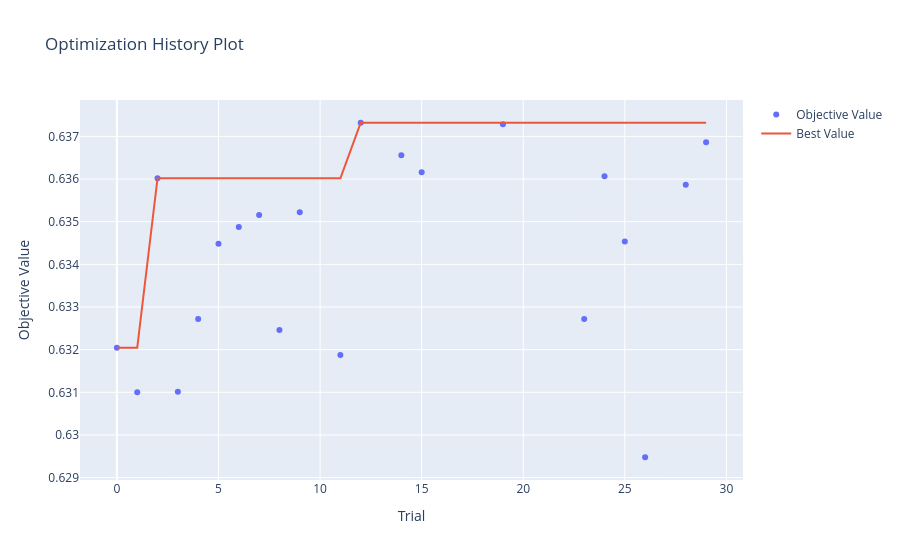
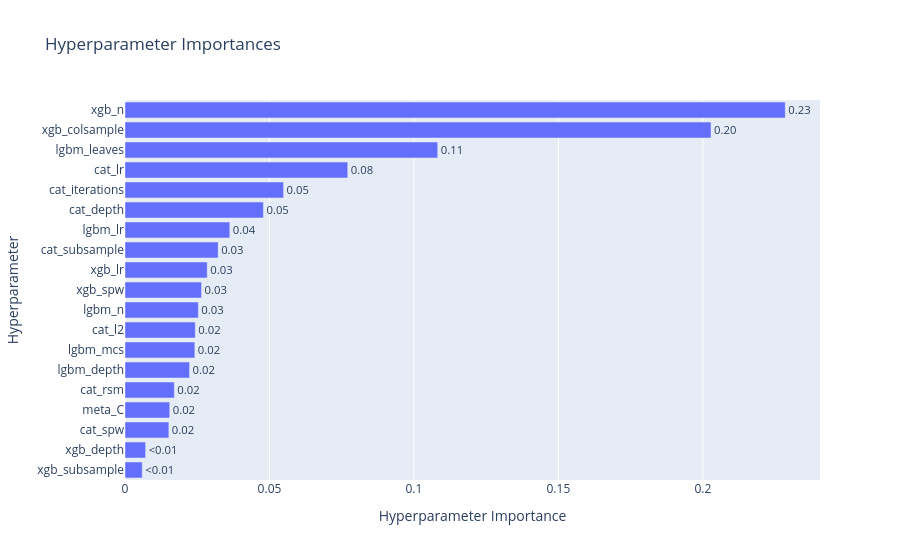
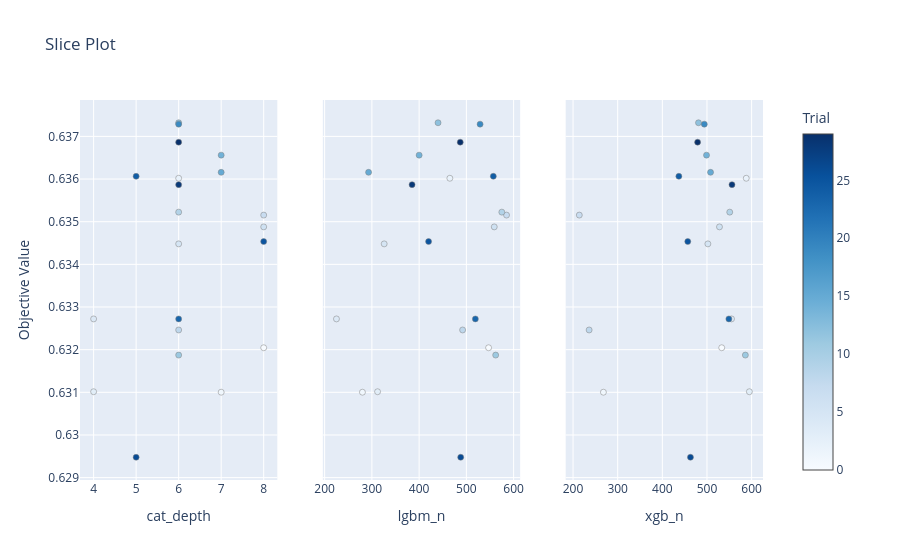
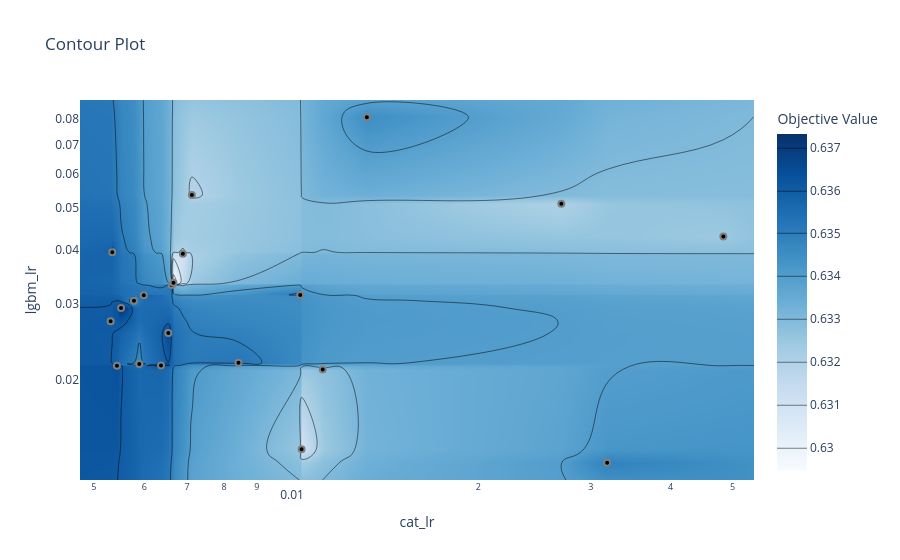

Notebook source saved alongside these figures, in order:
### Code cell
# История оптимизации
vis.plot_optimization_history(study).show()

# Важность параметров
vis.plot_param_importances(study).show()

# Slice plot — как каждый параметр влияет на F1
vis.plot_slice(study, params=['cat_depth', 'lgbm_n', 'xgb_n']).show()

# Contour — взаимодействие пар параметров
vis.plot_contour(study, params=['cat_lr', 'lgbm_lr']).show()

### Figure 1 — Plotly figure (JSON) as saved in the notebook; plotly's stock layout.template omitted (floating-point values rounded to 4 significant figures)
{"data": [{"mode": "markers", "name": "Objective Value", "type": "scatter", "x": [0, 1, 2, 3, 4, 5, 6, 7, 8, 9, 11, 12, 14, 15, 19, 23, 24, 25, 26, 28, 29], "y": [0.632, 0.631, 0.636, 0.631, 0.6327, 0.6345, 0.6349, 0.6352, 0.6325, 0.6352, 0.6319, 0.6373, 0.6366, 0.6362, 0.6373, 0.6327, 0.6361, 0.6345, 0.6295, 0.6359, 0.6369]}, {"mode": "lines", "name": "Best Value", "type": "scatter", "x": [0, 1, 2, 3, 4, 5, 6, 7, 8, 9, 10, 11, 12, 13, 14, 15, 16, 17, 18, 19, 20, 21, 22, 23, 24, 25, 26, 27, 28, 29], "y": [0.632, 0.632, 0.636, 0.636, 0.636, 0.636, 0.636, 0.636, 0.636, 0.636, 0.636, 0.636, 0.6373, 0.6373, 0.6373, 0.6373, 0.6373, 0.6373, 0.6373, 0.6373, 0.6373, 0.6373, 0.6373, 0.6373, 0.6373, 0.6373, 0.6373, 0.6373, 0.6373, 0.6373]}, {"marker": {"color": "#cccccc"}, "mode": "markers", "name": "Infeasible Trial", "showlegend": false, "type": "scatter", "x": [], "y": []}], "layout": {"title": {"text": "Optimization History Plot"}, "xaxis": {"title": {"text": "Trial"}}, "yaxis": {"title": {"text": "Objective Value"}}}}

### Figure 2 — Plotly figure (JSON) as saved in the notebook; plotly's stock layout.template omitted (floating-point values rounded to 4 significant figures)
{"data": [{"cliponaxis": false, "hovertemplate": ["xgb_subsample (FloatDistribution): 0.005978070240859389<extra></extra>", "xgb_depth (IntDistribution): 0.007138696175191602<extra></extra>", "cat_spw (FloatDistribution): 0.015175521362590006<extra></extra>", "meta_C (FloatDistribution): 0.015467736711227443<extra></extra>", "cat_rsm (FloatDistribution): 0.017076656137190917<extra></extra>", "lgbm_depth (IntDistribution): 0.022342674068056366<extra></extra>", "lgbm_mcs (IntDistribution): 0.024167371432029024<extra></extra>", "cat_l2 (FloatDistribution): 0.0243303718063671<extra></extra>", "lgbm_n (IntDistribution): 0.02538797562905596<extra></extra>", "xgb_spw (FloatDistribution): 0.026498139652603767<extra></extra>", "xgb_lr (FloatDistribution): 0.02846366437860852<extra></extra>", "cat_subsample (FloatDistribution): 0.03223152504586536<extra></extra>", "lgbm_lr (FloatDistribution): 0.03626774441979484<extra></extra>", "cat_depth (IntDistribution): 0.04790598686745258<extra></extra>", "cat_iterations (IntDistribution): 0.05488632644596383<extra></extra>", "cat_lr (FloatDistribution): 0.07710271840939999<extra></extra>", "lgbm_leaves (IntDistribution): 0.10823655027278212<extra></extra>", "xgb_colsample (FloatDistribution): 0.20282812921774682<extra></extra>", "xgb_n (IntDistribution): 0.22851414172721435<extra></extra>"], "name": "Objective Value", "orientation": "h", "text": ["<0.01", "<0.01", "0.02", "0.02", "0.02", "0.02", "0.02", "0.02", "0.03", "0.03", "0.03", "0.03", "0.04", "0.05", "0.05", "0.08", "0.11", "0.20", "0.23"], "textposition": "outside", "type": "bar", "x": [0.005978, 0.007139, 0.01518, 0.01547, 0.01708, 0.02234, 0.02417, 0.02433, 0.02539, 0.0265, 0.02846, 0.03223, 0.03627, 0.04791, 0.05489, 0.0771, 0.1082, 0.2028, 0.2285], "y": ["xgb_subsample", "xgb_depth", "cat_spw", "meta_C", "cat_rsm", "lgbm_depth", "lgbm_mcs", "cat_l2", "lgbm_n", "xgb_spw", "xgb_lr", "cat_subsample", "lgbm_lr", "cat_depth", "cat_iterations", "cat_lr", "lgbm_leaves", "xgb_colsample", "xgb_n"]}], "layout": {"title": {"text": "Hyperparameter Importances"}, "xaxis": {"title": {"text": "Hyperparameter Importance"}}, "yaxis": {"title": {"text": "Hyperparameter"}}}}

### Figure 3 — Plotly figure (JSON) as saved in the notebook; plotly's stock layout.template omitted (floating-point values rounded to 4 significant figures)
{"data": [{"marker": {"color": [0, 1, 2, 3, 4, 5, 6, 7, 8, 9, 11, 12, 14, 15, 19, 23, 24, 25, 26, 28, 29], "colorbar": {"title": {"text": "Trial"}, "x": 1, "xpad": 40}, "colorscale": [[0, "rgb(247,251,255)"], [0.125, "rgb(222,235,247)"], [0.25, "rgb(198,219,239)"], [0.375, "rgb(158,202,225)"], [0.5, "rgb(107,174,214)"], [0.625, "rgb(66,146,198)"], [0.75, "rgb(33,113,181)"], [0.875, "rgb(8,81,156)"], [1, "rgb(8,48,107)"]], "line": {"color": "Grey", "width": 0.5}, "showscale": true}, "mode": "markers", "name": "Feasible Trial", "showlegend": false, "type": "scatter", "x": [8, 7, 6, 4, 4, 6, 8, 8, 6, 6, 6, 6, 7, 7, 6, 6, 5, 8, 5, 6, 6], "xaxis": "x", "y": [0.632, 0.631, 0.636, 0.631, 0.6327, 0.6345, 0.6349, 0.6352, 0.6325, 0.6352, 0.6319, 0.6373, 0.6366, 0.6362, 0.6373, 0.6327, 0.6361, 0.6345, 0.6295, 0.6359, 0.6369], "yaxis": "y"}, {"marker": {"color": [0, 1, 2, 3, 4, 5, 6, 7, 8, 9, 11, 12, 14, 15, 19, 23, 24, 25, 26, 28, 29], "colorbar": {"title": {"text": "Trial"}, "x": 1, "xpad": 40}, "colorscale": [[0, "rgb(247,251,255)"], [0.125, "rgb(222,235,247)"], [0.25, "rgb(198,219,239)"], [0.375, "rgb(158,202,225)"], [0.5, "rgb(107,174,214)"], [0.625, "rgb(66,146,198)"], [0.75, "rgb(33,113,181)"], [0.875, "rgb(8,81,156)"], [1, "rgb(8,48,107)"]], "line": {"color": "Grey", "width": 0.5}, "showscale": false}, "mode": "markers", "name": "Feasible Trial", "showlegend": false, "type": "scatter", "x": [547, 280, 465, 312, 225, 326, 559, 585, 492, 575, 562, 440, 400, 293, 529, 519, 557, 420, 488, 385, 487], "xaxis": "x2", "y": [0.632, 0.631, 0.636, 0.631, 0.6327, 0.6345, 0.6349, 0.6352, 0.6325, 0.6352, 0.6319, 0.6373, 0.6366, 0.6362, 0.6373, 0.6327, 0.6361, 0.6345, 0.6295, 0.6359, 0.6369], "yaxis": "y2"}, {"marker": {"color": [0, 1, 2, 3, 4, 5, 6, 7, 8, 9, 11, 12, 14, 15, 19, 23, 24, 25, 26, 28, 29], "colorbar": {"title": {"text": "Trial"}, "x": 1, "xpad": 40}, "colorscale": [[0, "rgb(247,251,255)"], [0.125, "rgb(222,235,247)"], [0.25, "rgb(198,219,239)"], [0.375, "rgb(158,202,225)"], [0.5, "rgb(107,174,214)"], [0.625, "rgb(66,146,198)"], [0.75, "rgb(33,113,181)"], [0.875, "rgb(8,81,156)"], [1, "rgb(8,48,107)"]], "line": {"color": "Grey", "width": 0.5}, "showscale": false}, "mode": "markers", "name": "Feasible Trial", "showlegend": false, "type": "scatter", "x": [533, 268, 588, 595, 555, 502, 528, 214, 236, 551, 586, 481, 499, 508, 494, 549, 437, 457, 463, 556, 479], "xaxis": "x3", "y": [0.632, 0.631, 0.636, 0.631, 0.6327, 0.6345, 0.6349, 0.6352, 0.6325, 0.6352, 0.6319, 0.6373, 0.6366, 0.6362, 0.6373, 0.6327, 0.6361, 0.6345, 0.6295, 0.6359, 0.6369], "yaxis": "y3"}], "layout": {"title": {"text": "Slice Plot"}, "xaxis": {"anchor": "y", "domain": [0, 0.2889], "title": {"text": "cat_depth"}}, "xaxis2": {"anchor": "y2", "domain": [0.3556, 0.6444], "title": {"text": "lgbm_n"}}, "xaxis3": {"anchor": "y3", "domain": [0.7111, 1], "title": {"text": "xgb_n"}}, "yaxis": {"anchor": "x", "domain": [0, 1], "title": {"text": "Objective Value"}}, "yaxis2": {"anchor": "x2", "domain": [0, 1], "matches": "y", "showticklabels": false}, "yaxis3": {"anchor": "x3", "domain": [0, 1], "matches": "y", "showticklabels": false}}}

### Figure 4 — Plotly figure (JSON) as saved in the notebook; plotly's stock layout.template omitted (floating-point values rounded to 4 significant figures; data arrays with more than 128 entries replaced by an {"elided": "..."} marker saying what was removed)
{"data": [{"colorbar": {"title": {"text": "Objective Value"}}, "colorscale": [[0, "rgb(247,251,255)"], [0.125, "rgb(222,235,247)"], [0.25, "rgb(198,219,239)"], [0.375, "rgb(158,202,225)"], [0.5, "rgb(107,174,214)"], [0.625, "rgb(66,146,198)"], [0.75, "rgb(33,113,181)"], [0.875, "rgb(8,81,156)"], [1, "rgb(8,48,107)"]], "connectgaps": true, "contours": {"coloring": "heatmap"}, "hoverinfo": "none", "line": {"smoothing": 1.3}, "reversescale": false, "type": "contour", "x": [0.004758, 0.005313, 0.005344, 0.005435, 0.005516, 0.005779, 0.005891, 0.005988, 0.006371, 0.006541, 0.006622, 0.006664, 0.006894, 0.007121, 0.008423, 0.01052, 0.01058, 0.01141, 0.01338, 0.02698, 0.03182, 0.04837, 0.05402], "y": [0.01175, 0.01288, 0.01383, 0.02114, 0.02158, 0.02162, 0.02178, 0.02193, 0.02566, 0.02734, 0.02931, 0.03048, 0.03136, 0.03142, 0.03312, 0.03353, 0.03912, 0.03944, 0.04289, 0.05106, 0.0535, 0.08083, 0.0886], "z": {"elided": "23x23 float values"}}, {"marker": {"color": "black", "line": {"color": "Gray", "width": 2}}, "mode": "markers", "name": "Feasible Trial", "showlegend": false, "type": "scatter", "x": [0.02698, 0.006894, 0.006622, 0.01058, 0.01141, 0.01338, 0.03182, 0.01052, 0.04837, 0.008423, 0.007121, 0.006371, 0.006541, 0.005344, 0.005516, 0.005891, 0.005313, 0.005779, 0.006664, 0.005988, 0.005435], "y": [0.05106, 0.03912, 0.03312, 0.01383, 0.02114, 0.08083, 0.01288, 0.03142, 0.04289, 0.02193, 0.0535, 0.02162, 0.02566, 0.03944, 0.02931, 0.02178, 0.02734, 0.03048, 0.03353, 0.03136, 0.02158]}, {"marker": {"color": "#cccccc", "line": {"color": "Gray", "width": 2}}, "mode": "markers", "name": "Infeasible Trial", "showlegend": false, "type": "scatter", "x": [], "y": []}], "layout": {"title": {"text": "Contour Plot"}, "xaxis": {"range": [-2.323, -1.267], "title": {"text": "cat_lr"}, "type": "log"}, "yaxis": {"range": [-1.93, -1.053], "title": {"text": "lgbm_lr"}, "type": "log"}}}
